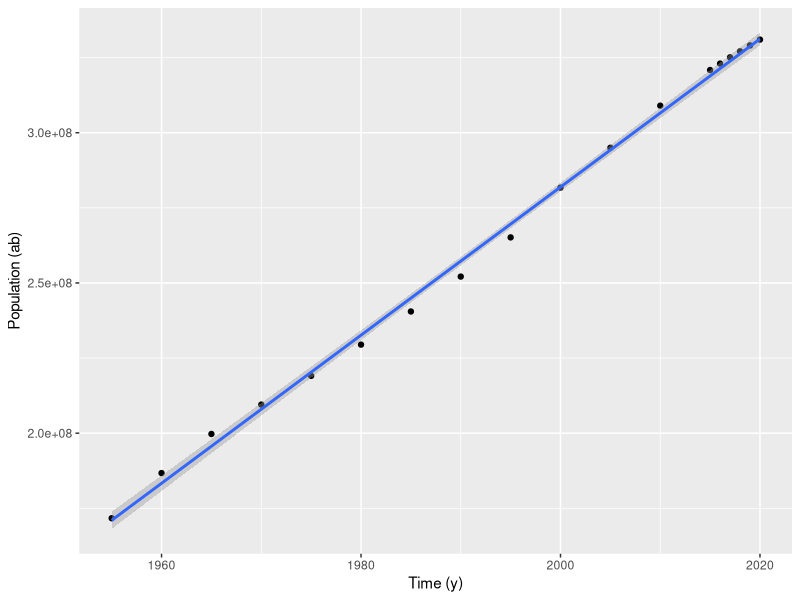
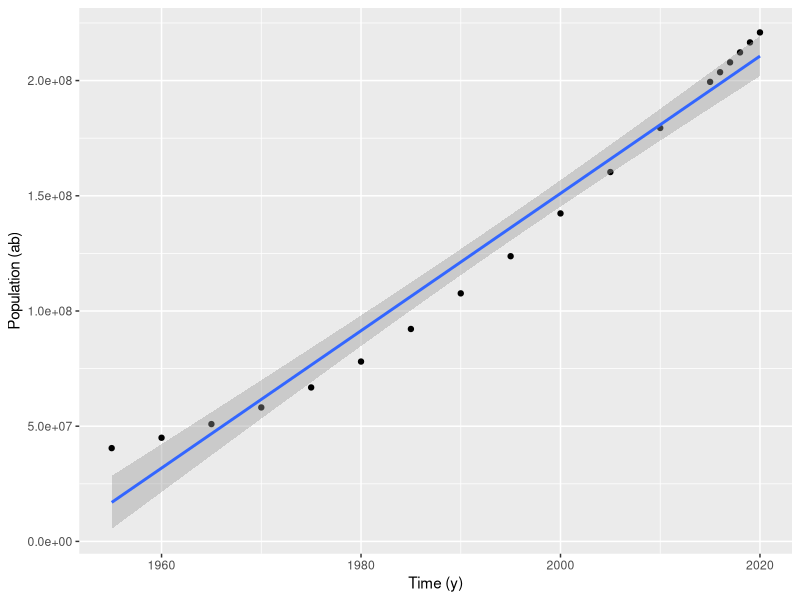
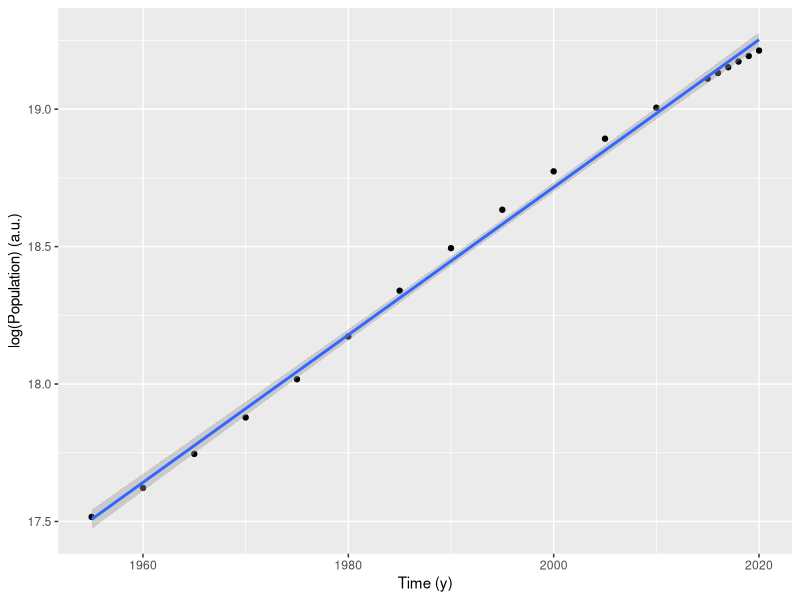
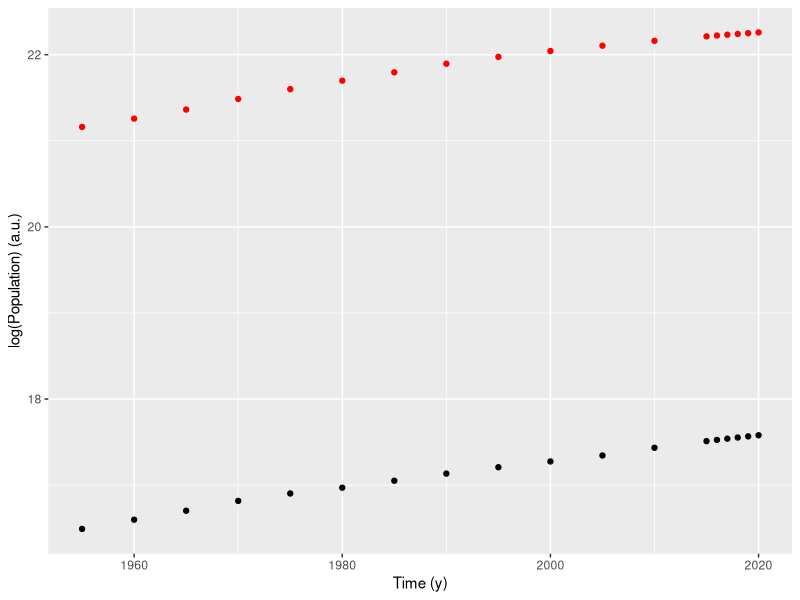
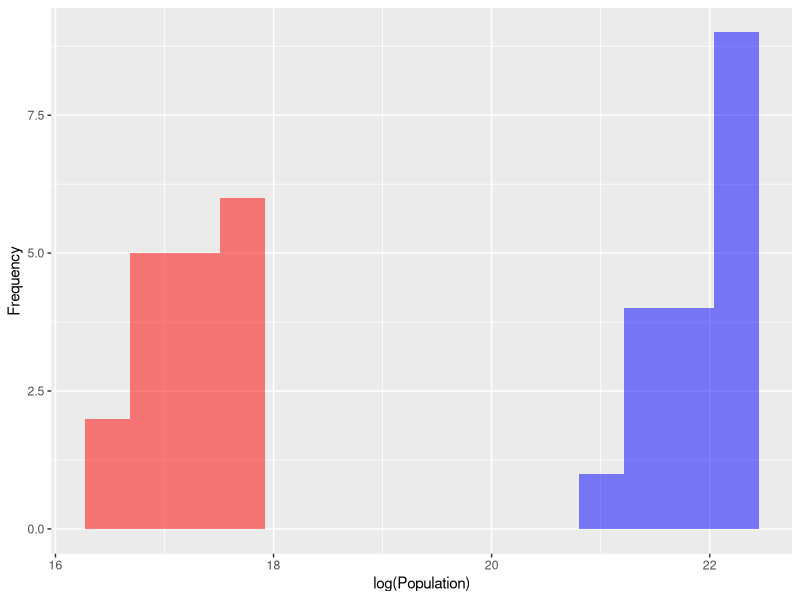
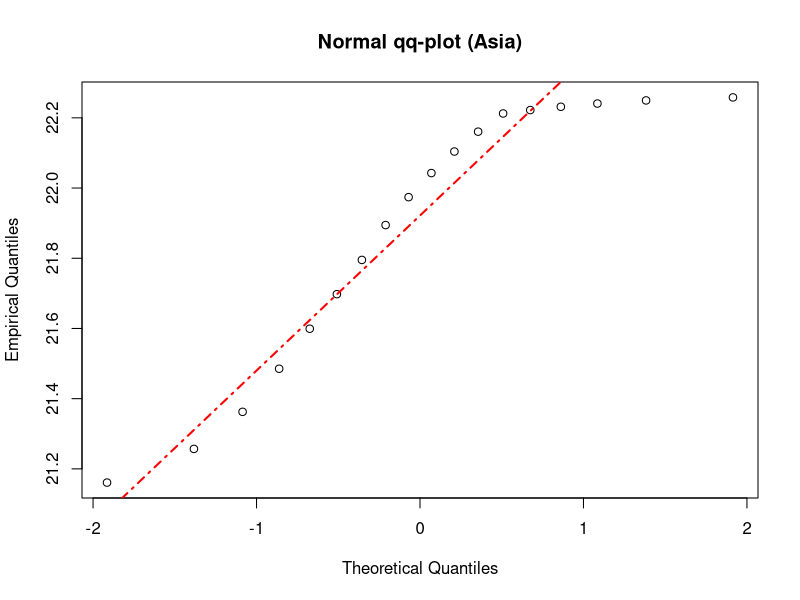
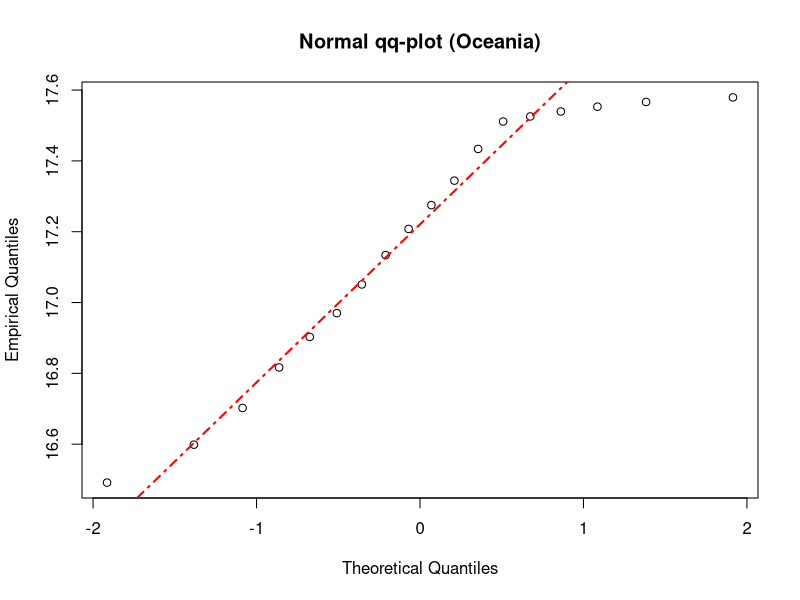
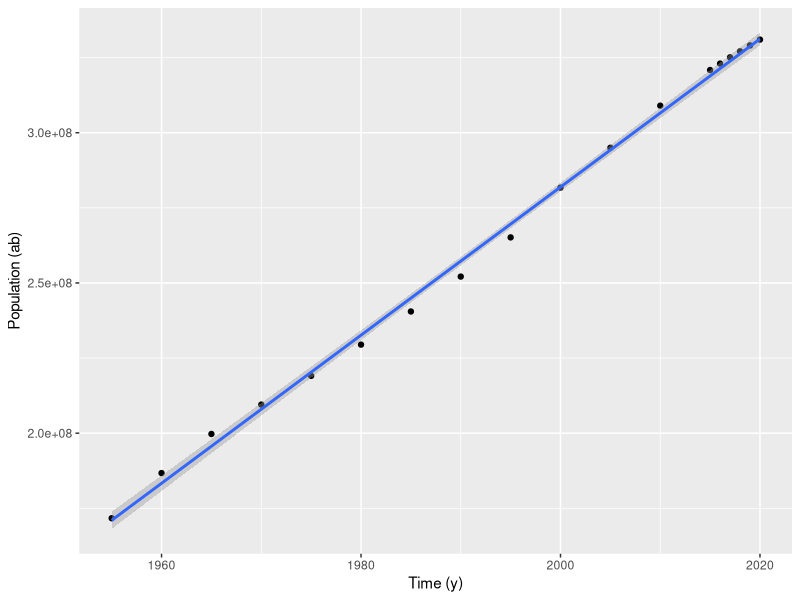

The R script that drew these images, in order: (Note: this script raises an error after producing the figures.)
# DATAFRAME INITIALIZATION
df <- read.csv("./data/population.csv")
library(ggplot2)
library(dplyr)

head(df)
unique(df$Continent)

###############################################################################
# POPULATION GROWTH ANALISYS ==== LINEAR REGRESSION
###############################################################################

# USA ANALYSIS
usa <- df[df$Country == "United States", ]

model <- lm(Population ~ Year, data = usa)
summary(model)

# Pearson's product-moment correlation
cor.test(usa$Population, usa$Year)

ggplot(data = usa, aes(x = Year, y = Population)) +
    geom_point() + geom_smooth(method = "lm") +
    labs(x = "Time (y)", y = "Population (ab)")
ggsave("./img/usa.png")

# PAKISTAN ANALYSIS
# Pakistan has an exponential growth -> log scale to fit a linear model

pak <- df[df$Country == "Pakistan", ]
pak[, "log_Population"] <- log(pak[, "Population"] + 1)

model <- lm(log_Population ~ Year, data = pak)
summary(model)
# Pearson's product-moment correlation
cor.test(pak$Population, pak$Year)
cor.test(pak$log_Population, pak$Year)

ggplot(data = pak, aes(x = Year, y = Population)) +
    geom_point() + geom_smooth(method = "lm") +
    labs(x = "Time (y)", y = "Population (ab)")
ggsave("./img/pak.png")
ggplot(data = pak, aes(x = Year, y = log_Population)) +
    geom_point() + geom_smooth(method = "lm") +
    labs(x = "Time (y)", y = "log(Population) (a.u.)")
ggsave("./img/pak_log.png")

###############################################################################
# POPULATION GROWTH BETWEEN CONTINENTS==== HYPOTHESIS TESTING
###############################################################################

# H0: the two populations have the same mean

asia <- df[df$Continent == "Asia", ]
asia <- asia %>% group_by(Year) %>% summarise(sum = sum(Population))
asia[, "sum"] <- log(asia[, "sum"] + 1)

oceania <- df[df$Continent == "Oceania", ]
oceania <- oceania %>% group_by(Year) %>% summarise(sum = sum(Population))
oceania[, "sum"] <- log(oceania[, "sum"] + 1)

ggplot(data = oceania, aes(x = Year, y = sum)) +
    geom_point() +
    geom_point(data = asia, color = "red") +
    labs(x = "Time (y)", y = "log(Population) (a.u.)")
ggsave("./img/asia_oceania.png")

ggplot() +
    geom_histogram(aes(x = oceania$sum), fill = "red", alpha = 0.5, bins = 15) +
    geom_histogram(aes(x = asia$sum), fill = "blue", alpha = 0.5, bins = 15) +
    labs(x = "log(Population)", y = "Frequency")
ggsave("./img/asia_oceania_hist.png")

qqnorm(asia$sum, main = "Normal qq-plot (Asia)",
    ylab = "Empirical Quantiles", xlab = "Theoretical Quantiles")
qqline(asia$sum, col = "red", lty = 4, lwd = 2)

qqnorm(oceania$sum, main = "Normal qq-plot (Oceania)",
    ylab = "Empirical Quantiles", xlab = "Theoretical Quantiles")
qqline(oceania$sum, col = "red", lty = 4, lwd = 2)

t.test(asia, oceania)

###############################################################################
# YEARLY CHANGE ==== MULTILINEAR REGRESSION
###############################################################################

france <- df[df$Country == "France", ]

result <- lm(data = france, Yearly.Change ~ Population + Migrants.net.
    + FertilityRate + MedianAge + UrbanPopulation)
summary(result)


###############################################################################
###############################################################################
#other things to try

corYearAge <- cor(filter[, "Year"], filter[, "MedianAge"])
corFertilityYear <- cor(filter[, "FertilityRate"], filter[, "Year"])
corAgeFertility <- cor(filter[, "MedianAge"], filter[, "FertilityRate"])
print(c(corYearAge, corFertilityYear, corAgeFertility))


# plots are not that good

ggplot(data = filter, aes(x = Migrants.net., y = Yearly.Change)) + geom_point() + geom_smooth(method = "lm")
ggplot(data = filter, aes(x = Migrants.net., y = FertilityRate)) + geom_point() + geom_smooth(method = "lm")
ggplot(data = filter, aes(x = Migrants.net., y = MedianAge)) + geom_point() + geom_smooth(method = "lm")
ggplot(data = filter, aes(x = Migrants.net., y = UrbanPopulation)) + geom_point() + geom_smooth(method = "lm")

ggplot(data = filter, aes(x = MedianAge, y = exp_FertilityRate)) + geom_point() + geom_smooth(method = "lm")
